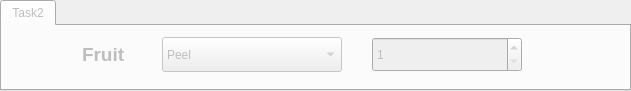
     <widget class="QTabWidget" name="Task_2">
      <property name="enabled">
       <bool>false</bool>
      </property>
      <property name="geometry">
       <rect>
        <x>87</x>
        <y>272</y>
        <width>631</width>
        <height>91</height>
       </rect>
      </property>
      <widget class="QWidget" name="Task_tab_2">
       <attribute name="title">
        <string>Task2</string>
       </attribute>
       <widget class="QComboBox" name="task_choice_2">
        <property name="geometry">
         <rect>
          <x>160</x>
          <y>11</y>
          <width>180</width>
          <height>35</height>
         </rect>
        </property>
        <property name="editable">
         <bool>false</bool>
        </property>
        <property name="currentText">
         <string>Peel</string>
        </property>
        <item>
         <property name="text">
          <string>Peel</string>
         </property>
        </item>
        <item>
         <property name="text">
          <string>Slice</string>
         </property>
        </item>
        <item>
         <property name="text">
          <string>Peel and Slice</string>
         </property>
        </item>
       </widget>
       <widget class="QLabel" name="fruit_name_2">
        <property name="geometry">
         <rect>
          <x>80</x>
          <y>13</y>
          <width>111</width>
          <height>31</height>
         </rect>
        </property>
        <property name="font">
         <font>
          <pointsize>14</pointsize>
          <weight>75</weight>
          <bold>true</bold>
         </font>
        </property>
        <property name="text">
         <string>Fruit</string>
        </property>
       </widget>
       <widget class="QSpinBox" name="fruit_num_2">
        <property name="geometry">
         <rect>
          <x>370</x>
          <y>11</y>
          <width>150</width>
          <height>35</height>
         </rect>
        </property>
        <property name="minimum">
         <number>1</number>
        </property>
       </widget>
      </widget>
     </widget>
